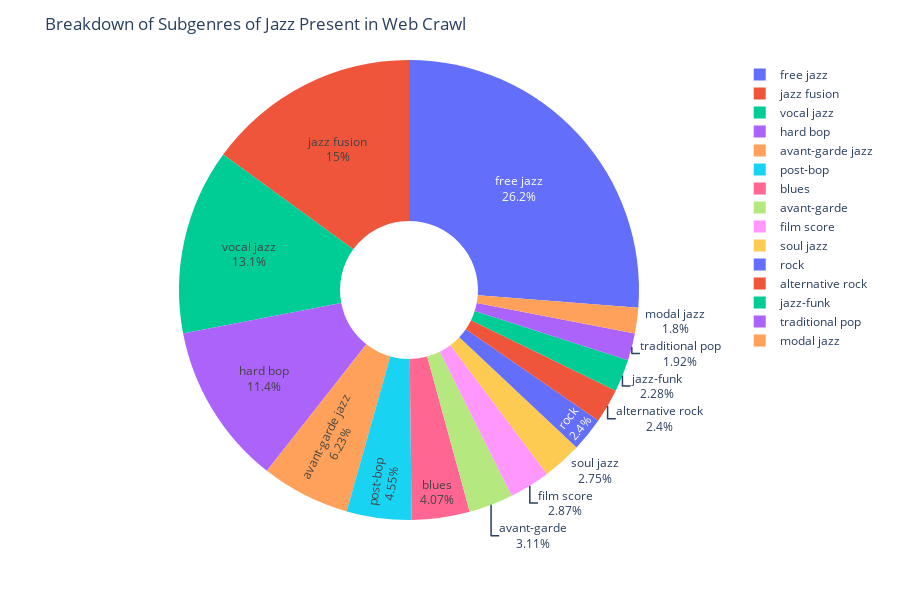

Notebook code for this chart:
### Code cell
# Creates a pie chart in Plotly

fig = px.pie(count_df.head(15),values='count',names='genre',hole=.3, labels=count_df['genre'],height=600,color_discrete_map=c,color='genre')
fig.update_layout(title_text = 'Breakdown of Subgenres of Jazz Present in Web Crawl')
fig.update_traces(textinfo='label+percent')
fig.show()
#py.plot(fig,filename=f'jazz-subgrenres',auto_open=True)

### Figure 1 — Plotly figure (JSON) as saved in the notebook; plotly's stock layout.template omitted (floating-point values rounded to 4 significant figures)
{"data": [{"customdata": [["free jazz"], ["jazz fusion"], ["vocal jazz"], ["hard bop"], ["avant-garde jazz"], ["post-bop"], ["blues"], ["avant-garde"], ["film score"], ["soul jazz"], ["rock"], ["alternative rock"], ["jazz-funk"], ["traditional pop"], ["modal jazz"]], "domain": {"x": [0, 1], "y": [0, 1]}, "hole": 0.3, "hovertemplate": "genre=%{customdata[0]}<br>count=%{value}<extra></extra>", "labels": ["free jazz", "jazz fusion", "vocal jazz", "hard bop", "avant-garde jazz", "post-bop", "blues", "avant-garde", "film score", "soul jazz", "rock", "alternative rock", "jazz-funk", "traditional pop", "modal jazz"], "legendgroup": "", "marker": {"colors": ["#636EFA", "#EF553B", "#00CC96", "#AB63FA", "#FFA15A", "#19D3F3", "#FF6692", "#B6E880", "#FF97FF", "#FECB52", "#636efa", "#EF553B", "#00cc96", "#ab63fa", "#FFA15A"]}, "name": "", "showlegend": true, "textinfo": "label+percent", "type": "pie", "values": [219, 125, 109, 95, 52, 38, 34, 26, 24, 23, 20, 20, 19, 16, 15]}], "layout": {"height": 600, "legend": {"tracegroupgap": 0}, "margin": {"t": 60}, "title": {"text": "Breakdown of Subgenres of Jazz Present in Web Crawl"}}}
